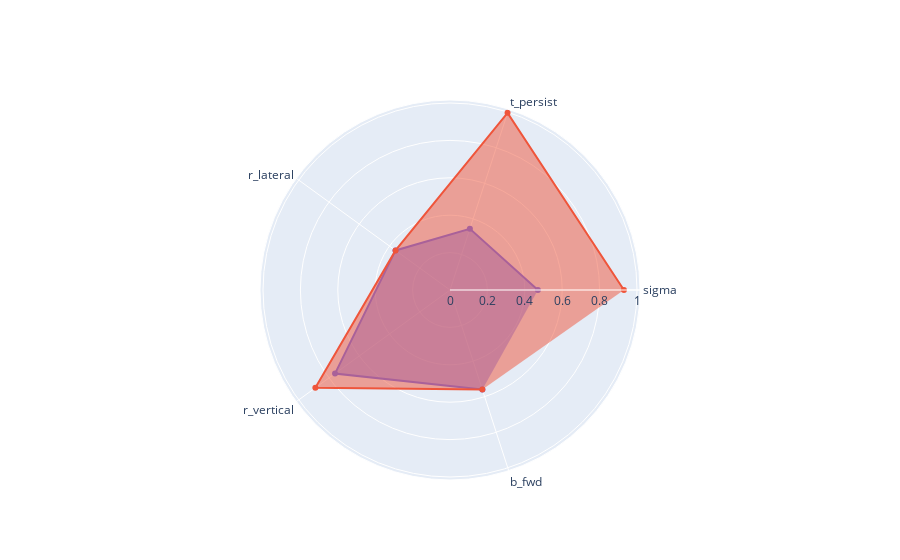

Notebook code cell kept with this figure:
### Code cell
categories = ['sigma','t_persist','r_lateral', 'r_vertical', 'b_fwd']

fig = go.Figure()

fig.add_trace(go.Scatterpolar(
      r=[0.47, 0.344, 0.36, 0.76, 0.56],
      theta=categories,
      fill='toself',
      name='Product A'
))
fig.add_trace(go.Scatterpolar(
      r=[0.93, 0.996, 0.36, 0.89, 0.56],
      theta=categories,
      fill='toself',
      name='Product B'
))

fig.update_layout(
  polar=dict(
    radialaxis=dict(
      visible=True
    )),
  showlegend=False
)

fig.show()

### Figure 1 — Plotly figure (JSON) as saved in the notebook; plotly's stock layout.template omitted (floating-point values rounded to 4 significant figures)
{"data": [{"fill": "toself", "name": "Product A", "r": [0.47, 0.344, 0.36, 0.76, 0.56], "theta": ["sigma", "t_persist", "r_lateral", "r_vertical", "b_fwd"], "type": "scatterpolar"}, {"fill": "toself", "name": "Product B", "r": [0.93, 0.996, 0.36, 0.89, 0.56], "theta": ["sigma", "t_persist", "r_lateral", "r_vertical", "b_fwd"], "type": "scatterpolar"}], "layout": {"polar": {"radialaxis": {"visible": true}}, "showlegend": false}}
